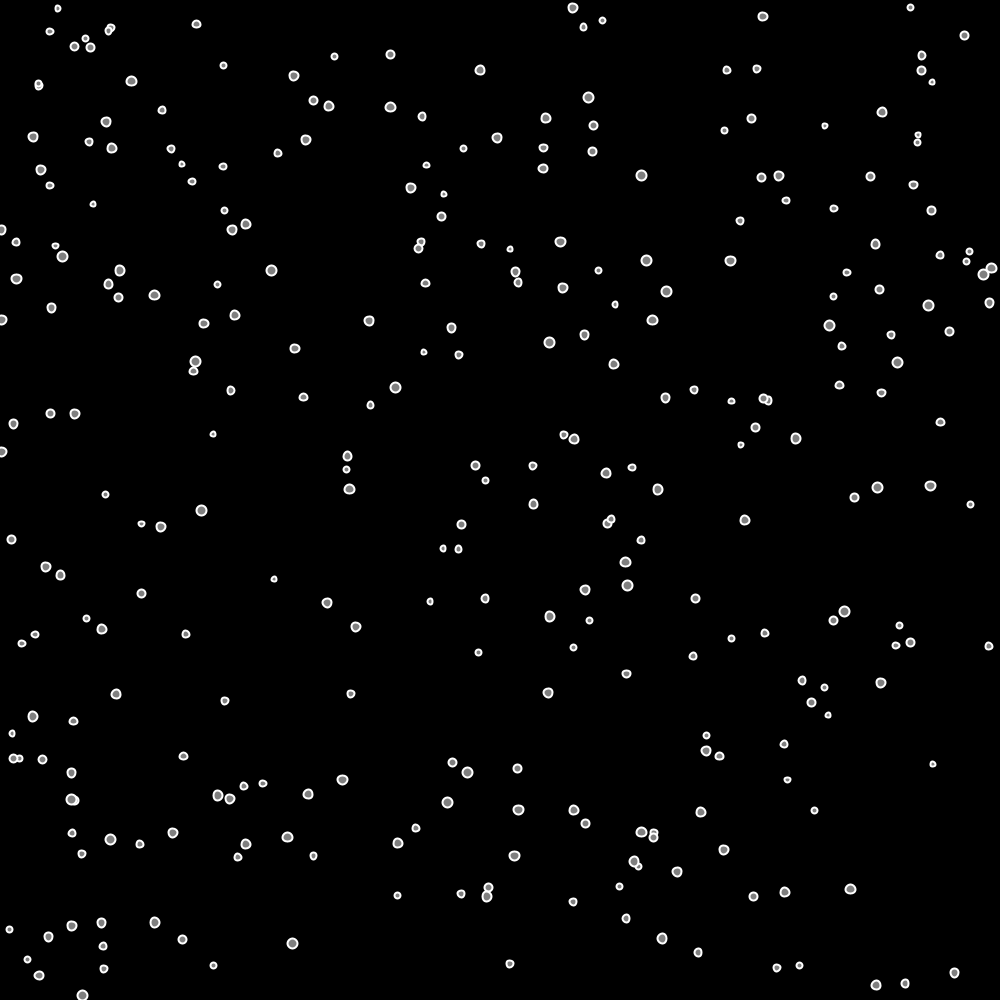
Frame 1 (no input)
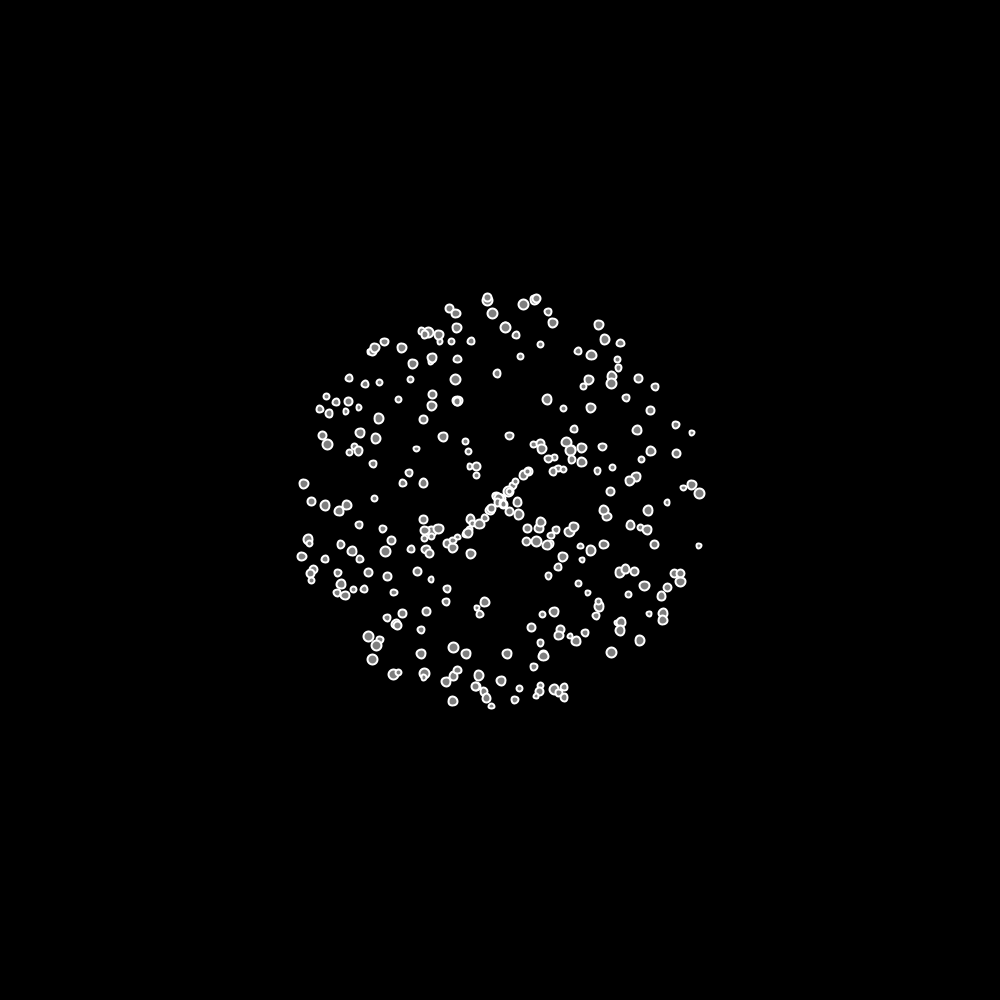
Frame 60 (the mouse pressed at the canvas centre just before this capture)
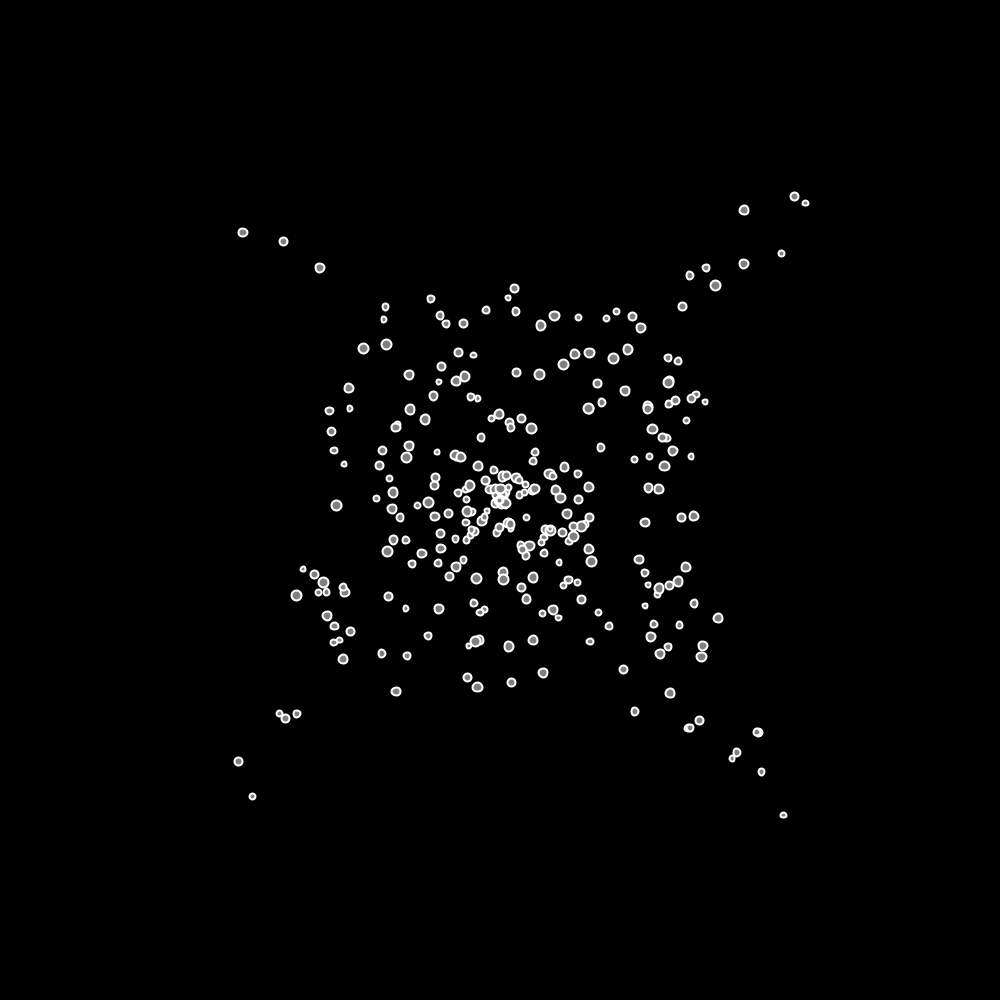
Frame 120 (the mouse held since frame 60 and released just before this capture)

The Processing sketch that drew these frames (run headless with seeded random() and noise(); from frame 60 on, the mouse is pressed at the canvas centre):

// Processing sketch: p5
// ── p5.pde
import java.util.Collections;

World world;




void setup(){
  size(1000,1000);
  frameRate(60);
  world = new World();
  world.addMovers(300);
}

void draw(){
  background(0);
  world.draw();
  if(keyPressed){
   if(key == 'f'){
    frameRate(1000);
   }else{
     frameRate(60);
   }
  }
}

// ── Mover.pde
public class Mover{
  
  PVector location;
  PVector velocity;
  PVector acceleration;
  float mass;
  
  public Mover(){
   location = new PVector(random(width), random(height));
   velocity = new PVector(0,0);
   acceleration = new PVector(0,0);
   mass = random(1,2);
  }
  
  public void applyForce(PVector force){
    PVector f = PVector.div(force,mass);
    acceleration.add(force);
  }
  
  
  public void update(){
    velocity.add(acceleration);
    location.add(velocity);
    acceleration.limit(4);
    acceleration.mult(-0.5);
  }
  
  public void edges(){
    if(location.x > width){
      location.x = width;
      velocity.x *= -1;
    }
    
    if(location.x < 0){
     location.x = 0;
      velocity.x *= -1;
    }
    
    if(location.y > height){
      location.y = height;
      velocity.y *= -1;
    }
    
    if(location.y < 0){
     location.y = 0;
     velocity.y *= -1;
    }
  }
  
  public void draw(){
    stroke(255);
    strokeWeight(2);
    fill(127);
    ellipse(location.x, location.y, mass*5, mass*5);
  }
  
}

// ── World.pde
public class World{
  
  ArrayList<Mover> moverList;
  
  
  public World(){
    moverList = new ArrayList<Mover>();
  }
  
  public void addMovers(){
    Collections.addAll(moverList, createMovers(int(random(1,1000))));
  }
  
  public void addMovers(int number){
    Collections.addAll(moverList, createMovers(number));
  }
  
  
  
  public void draw(){
    
    
    if(!moverList.isEmpty()){
      for(Mover m: moverList){
        PVector gravity = new PVector(width/2, height/2);
        gravity.sub(m.location);
        gravity.setMag(0.5);
        m.applyForce(gravity);
        if(mousePressed){
          PVector mouse = new PVector(mouseX, mouseY);
          mouse.sub(m.location);
          mouse.setMag(0.5);
          m.acceleration = (mouse);
        }
        m.update();
        m.edges();
        m.draw();
      }
    } 
  }
  
}

// ── functions.pde

public Mover[] createMovers(int number){
  Mover[] movers = new Mover[number];
  for(int i = 0; i < number; i++){
    movers[i]=new Mover();
  }
  return movers;
}
